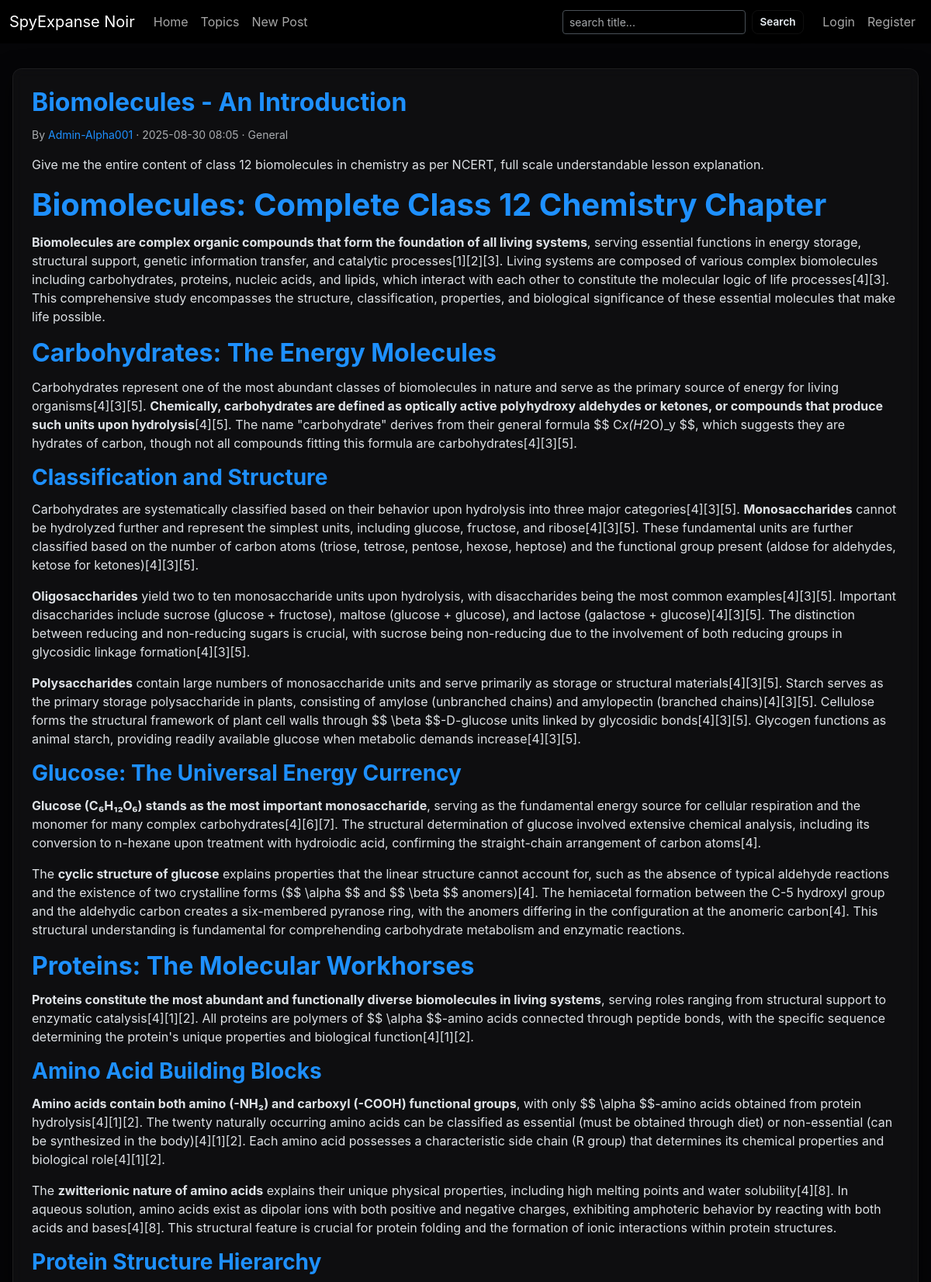
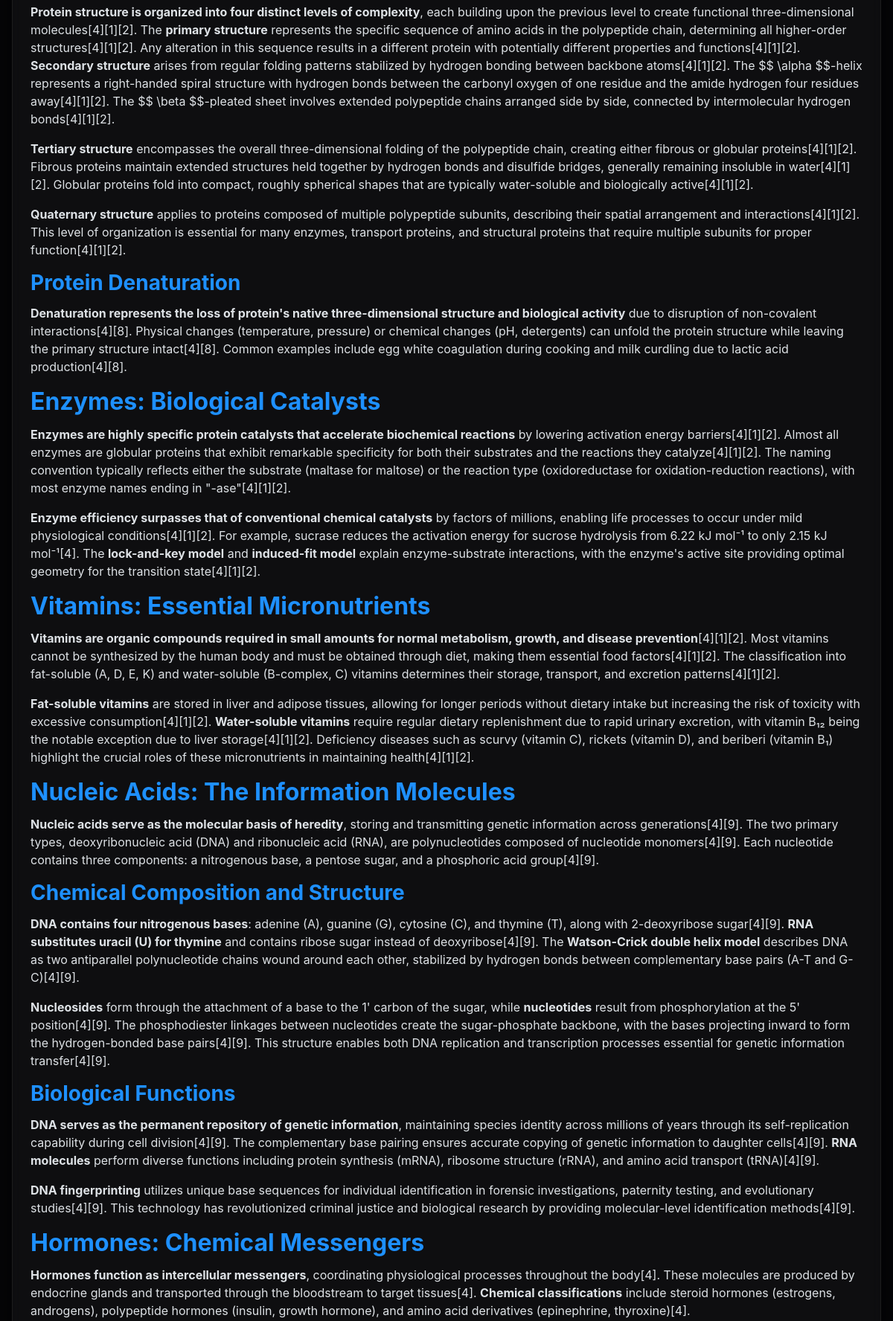
/post/1 (upper part), run on the app's committed database (2 pictures, top to bottom).
### app.py (models this page shows, shortened)
class Post(db.Model):
    id = db.Column(db.Integer, primary_key=True)
    title = db.Column(db.String(250), nullable=False)
    body = db.Column(db.Text, nullable=False)   # markdown stored raw
    created_at = db.Column(db.DateTime, default=datetime.utcnow)
    updated_at = db.Column(db.DateTime, onupdate=datetime.utcnow)
    user_id = db.Column(db.Integer, db.ForeignKey('user.id'), nullable=False)
    topic_id = db.Column(db.Integer, db.ForeignKey('topic.id'), nullable=False)
    attachment_filename = db.Column(db.String(300), nullable=True)
    comments = db.relationship('Comment', backref='post', lazy='dynamic')

class User(UserMixin, db.Model):
    id = db.Column(db.Integer, primary_key=True)
    username = db.Column(db.String(80), unique=True, nullable=False)          # handle
    realname = db.Column(db.String(120))
    email = db.Column(db.String(200), unique=True, nullable=False)
    password_hash = db.Column(db.String(200), nullable=False)
    age = db.Column(db.Integer)
    job = db.Column(db.String(150))
    bio = db.Column(db.Text)
    created_at = db.Column(db.DateTime, default=datetime.utcnow)
    posts = db.relationship('Post', backref='author', lazy='dynamic')
    comments = db.relationship('Comment', backref='author', lazy='dynamic')

class Topic(db.Model):
    id = db.Column(db.Integer, primary_key=True)
    name = db.Column(db.String(80), unique=True, nullable=False)
    posts = db.relationship('Post', backref='topic', lazy='dynamic')

### app.py (the view)
@app.route('/post/<int:post_id>', methods=['GET'])
def post_detail(post_id):
    post = Post.query.get_or_404(post_id)
    if not current_user.is_authenticated:
        anon_reads = session.get('anon_reads', 0)
        if anon_reads >= 5:
            flash("Guest read limit reached. Register or login to continue reading full posts.", "warning")
            return redirect(url_for('login', next=url_for('post_detail', post_id=post_id)))
        session['anon_reads'] = anon_reads + 1
    html = markdown2.markdown(post.body, extras=["fenced-code-blocks", "tables", "strike"])
    comments = post.comments.order_by(Comment.created_at.asc()).all()
    return render_template('post_detail.html', post=post, html_body=html, comments=comments)

### app.py (called while the page is built)
def init_topics():
    default_topics = [
        "Ops & Intel","Signals","Cyber","Analysis","Tradecraft",
        "History","Weapons","Policy","Field Notes","General"
    ]
    for t in default_topics:
        if not Topic.query.filter_by(name=t).first():
            db.session.add(Topic(name=t))
    db.session.commit()

@app.before_request
def ensure_db():
    db.create_all()
    init_topics()

### templates/post_detail.html (shortened to what this page needs)
{% extends "base.html" %}
{% block content %}
<div class="card glass p-4 mt-4">
  <h2>{{ post.title }}</h2>
  <div class="small text-muted mb-3">
    By <a href="{{ url_for('profile', username=post.author.username) }}">{{ post.author.username }}</a> · {{ post.created_at.strftime('%Y-%m-%d %H:%M') }} · {{ post.topic.name }}
  </div>
  <div class="markdown-body mb-3">
    {{ html_body | safe }}
  </div>
</div>
{% endblock %}

### static/css/noir.css (style rules this page uses)
:root { --bg: #050507; --glass: rgba(255,255,255,0.04); --glass-border: rgba(255,255,255,0.06); --accent: #1e90ff; --text-light: #e8eef3; --text-muted: rgba(255,255,255,0.6); --card-radius: 12px; --shadow: 0 10px 30px rgba(0,0,0,0.6); --font-main: 'Inter', system-ui, -apple-system, 'Segoe UI', Roboto, 'Helvetica Neue', Arial, sans-serif; }
* { box-sizing:border-box; }
html, body { height:100%; margin:0; padding:0; background:var(--bg); color:var(--text-light); font-family:var(--font-main); }
.card, .glass { background: var(--glass); border: 1px solid var(--glass-border); border-radius: var(--card-radius); backdrop-filter: blur(8px) saturate(120%); -webkit-backdrop-filter: blur(8px); box-shadow: var(--shadow); padding: 1.5rem; margin-bottom: 1.5rem; transition: transform 0.2s ease, border 0.3s ease; }
h1, h2, h3, h4, h5, h6 { color: var(--accent); font-weight: 700; margin-bottom: 0.75rem; }
a { color: var(--accent); text-decoration: none; }

### data on the page
Post: title "Biomolecules - An Introduction", created_at "2025-08-30 08:05"
User: author.username "Admin-Alpha001"
Topic: topic.name "General"
